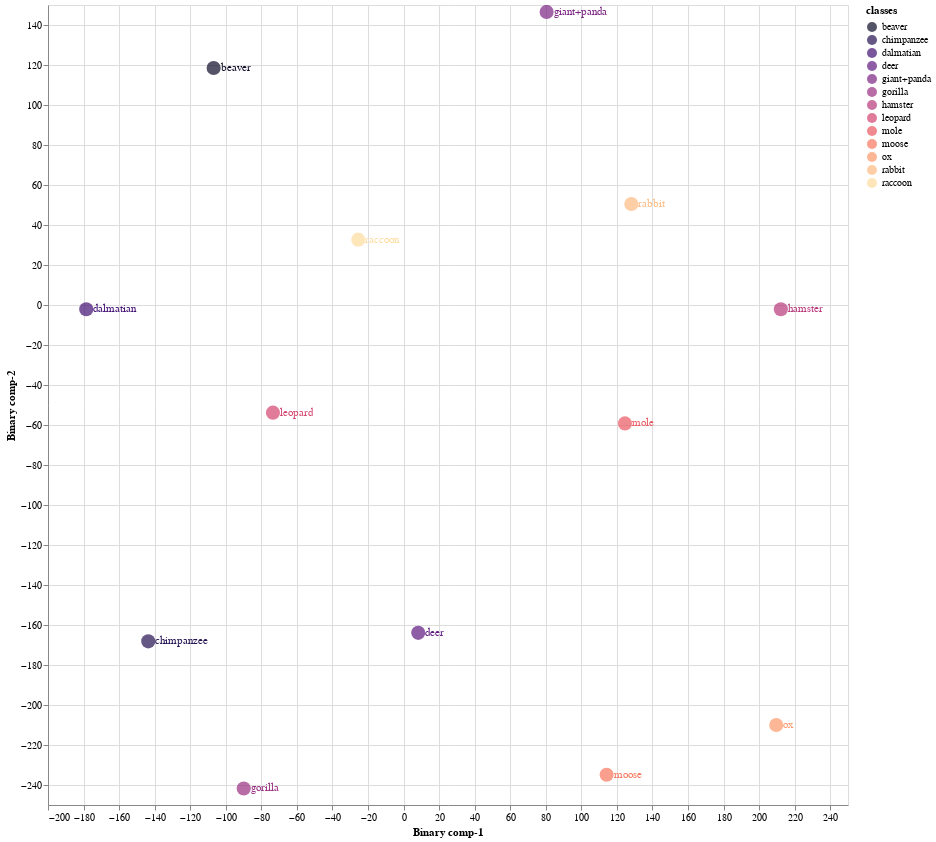
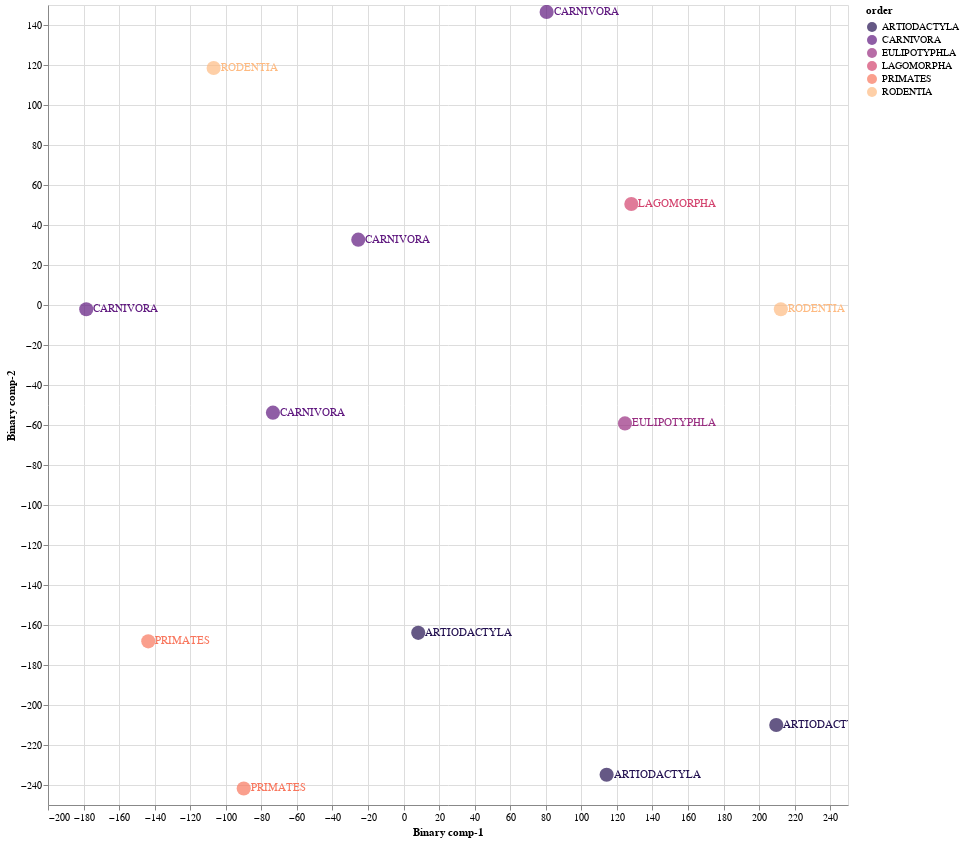

The notebook cell saved with these charts, in order:
### Markdown cell above
### 8.1 Train Validation Split 01

### Code cell
Train01 = CZSL(mode = "Train", 
               split = 1, 
               DNN = ProjectionNetwork1, 
               epochs = 40, 
               bs = 8, 
               numunits = 1024, 
               lr = 0.1, 
               optimiser = nn.Sigmoid(), 
               dropout = 0.2, 
               mom = 0, 
               wd = 0,  
               device = 'cuda', 
               checkpoint = CP1, 
               pred_type = 'Probabilistic', 
               dist_type = 'cosine')

#mode
#1. "Train" - Use Train Val split
#2. "Test" - For Unseen Test Data

#split
# 1 -Train/Val Split 1
# 2 -Train/Val Split 2
# 3 -Train/Val Split 2

#pred_type
#1. "Probabilistic" - continous real numbers giving probability for prdiction to be 1
#2. "Deterministic" - 1 or 0 prediction values

#dist_type
#1. euclidean
#2. cosine
#3. hamming
#4. jaccard

### Figure 1 — Vega-Lite specification as saved in the notebook (floating-point values rounded to 4 significant figures)
{"config": {"view": {"continuousWidth": 400, "continuousHeight": 300}}, "layer": [{"mark": {"type": "circle", "size": 200}, "encoding": {"color": {"field": "classes", "scale": {"scheme": "Magma"}, "type": "nominal"}, "x": {"field": "Binary comp-1", "type": "quantitative"}, "y": {"field": "Binary comp-2", "type": "quantitative"}}, "height": 800, "selection": {"selector003": {"type": "interval", "bind": "scales", "encodings": ["x", "y"]}}, "width": 800}, {"mark": {"type": "text", "align": "left", "baseline": "middle", "dx": 7}, "encoding": {"color": {"field": "classes", "scale": {"scheme": "Magma"}, "type": "nominal"}, "text": {"field": "classes", "type": "nominal"}, "x": {"field": "Binary comp-1", "type": "quantitative"}, "y": {"field": "Binary comp-2", "type": "quantitative"}}, "height": 800, "width": 800}], "data": {"name": "data-c1524a7dd8155cc761d30dfc7c9bfa83"}, "$schema": "https://vega.github.io/schema/vega-lite/v4.17.0.json", "datasets": {"data-c1524a7dd8155cc761d30dfc7c9bfa83": [{"Binary comp-1": -106.8, "Binary comp-2": 118.5, "classes": "beaver", "sciName": "Aplodontia_rufa", "animal_label": 4, "animal_class": "beaver", "mainCommonName": "Mountain Beaver", "otherCommonNames": "Boomer|Sewellel|Point Arena Mountain Beaver|Point Reyes Mountain Beaver", "class": "Mammalia", "infraclass": "Placentalia", "magnorder": "Boreoeutheria", "superorder": "Euarchontoglires", "order": "RODENTIA", "suborder": "SCIUROMORPHA", "infraorder": null, "parvorder": null, "superfamily": null, "family": "APLODONTIIDAE", "subfamily": null, "tribe": null, "genus": "Aplodontia"}, {"Binary comp-1": -178.5, "Binary comp-2": -2.148, "classes": "dalmatian", "sciName": "Canis_familiaris", "animal_label": 5, "animal_class": "dalmatian", "mainCommonName": "Domestic Dog", "otherCommonNames": "Dog|Dingo|Feral Dog|New Guinea Singing Dog|Village Dog", "class": "Mammalia", "infraclass": "Placentalia", "magnorder": "Boreoeutheria", "superorder": "Laurasiatheria", "order": "CARNIVORA", "suborder": "CANIFORMIA", "infraorder": "CANOIDEA", "parvorder": null, "superfamily": null, "family": "CANIDAE", "subfamily": null, "tribe": null, "genus": "Canis"}, {"Binary comp-1": 124.5, "Binary comp-2": -59.19, "classes": "mole", "sciName": "Talpa_altaica", "animal_label": 12, "animal_class": "mole", "mainCommonName": "Altai Mole", "otherCommonNames": "Siberian Mole", "class": "Mammalia", "infraclass": "Placentalia", "magnorder": "Boreoeutheria", "superorder": "Laurasiatheria", "order": "EULIPOTYPHLA", "suborder": null, "infraorder": null, "parvorder": null, "superfamily": null, "family": "TALPIDAE", "subfamily": "TALPINAE", "tribe": "TALPINI", "genus": "Talpa"}, {"Binary comp-1": -73.47, "Binary comp-2": -53.83, "classes": "leopard", "sciName": "Panthera_pardus", "animal_label": 15, "animal_class": "leopard", "mainCommonName": "Leopard", "otherCommonNames": "Panther", "class": "Mammalia", "infraclass": "Placentalia", "magnorder": "Boreoeutheria", "superorder": "Laurasiatheria", "order": "CARNIVORA", "suborder": "FELIFORMIA", "infraorder": "FELOIDEA", "parvorder": null, "superfamily": null, "family": "FELIDAE", "subfamily": "PANTHERINAE", "tribe": null, "genus": "Panthera"}, {"Binary comp-1": 114.2, "Binary comp-2": -234.9, "classes": "moose", "sciName": "Alces_alces", "animal_label": 16, "animal_class": "moose", "mainCommonName": "Moose", "otherCommonNames": "Elk|Eurasian Elk|Caucasian Moose", "class": "Mammalia", "infraclass": "Placentalia", "magnorder": "Boreoeutheria", "superorder": "Laurasiatheria", "order": "ARTIODACTYLA", "suborder": "RUMINANTIA", "infraorder": "PECORA", "parvorder": null, "superfamily": null, "family": "CERVIDAE", "subfamily": "CAPREOLINAE", "tribe": "ALCEINI", "genus": "Alces"}, {"Binary comp-1": -89.9, "Binary comp-2": -241.7, "classes": "gorilla", "sciName": "Gorilla_gorilla", "animal_label": 20, "animal_class": "gorilla", "mainCommonName": "Western Gorilla", "otherCommonNames": "Lowland Gorilla|Cross River Gorilla|Western Lowland Gorilla", "class": "Mammalia", "infraclass": "Placentalia", "magnorder": "Boreoeutheria", "superorder": "Euarchontoglires", "order": "PRIMATES", "suborder": "HAPLORHINI", "infraorder": "SIMIIFORMES", "parvorder": "CATARRHINI", "superfamily": "HOMINOIDEA", "family": "HOMINIDAE", "subfamily": "HOMININAE", "tribe": null, "genus": "Gorilla"}, {"Binary comp-1": 209.7, "Binary comp-2": -210.0, "classes": "ox", "sciName": "Bos_sauveli", "animal_label": 21, "animal_class": "ox", "mainCommonName": "Kouprey", "otherCommonNames": "Gray Ox|Indochinese Forest Ox", "class": "Mammalia", "infraclass": "Placentalia", "magnorder": "Boreoeutheria", "superorder": "Laurasiatheria", "order": "ARTIODACTYLA", "suborder": "RUMINANTIA", "infraorder": "PECORA", "parvorder": null, "superfamily": null, "family": "BOVIDAE", "subfamily": "BOVINAE", "tribe": "BOVINI", "genus": "Bos"}, {"Binary comp-1": -143.6, "Binary comp-2": -168.2, "classes": "chimpanzee", "sciName": "Pan_troglodytes", "animal_label": 25, "animal_class": "chimpanzee", "mainCommonName": "Chimpanzee", "otherCommonNames": "Chimpanzee|Common Chimpanzee|Robust Chimpanzee|Central Chimpanzee|Eastern Chimpanzee|Nigeria-Cameroon Chimpanzee|Western Chimpanzee", "class": "Mammalia", "infraclass": "Placentalia", "magnorder": "Boreoeutheria", "superorder": "Euarchontoglires", "order": "PRIMATES", "suborder": "HAPLORHINI", "infraorder": "SIMIIFORMES", "parvorder": "CATARRHINI", "superfamily": "HOMINOIDEA", "family": "HOMINIDAE", "subfamily": "HOMININAE", "tribe": null, "genus": "Pan"}, {"Binary comp-1": 212.2, "Binary comp-2": -2.126, "classes": "hamster", "sciName": "Mesocricetus_brandti", "animal_label": 26, "animal_class": "hamster", "mainCommonName": "Brandt's Hamster", "otherCommonNames": "Turkish Hamster", "class": "Mammalia", "infraclass": "Placentalia", "magnorder": "Boreoeutheria", "superorder": "Euarchontoglires", "order": "RODENTIA", "suborder": "SUPRAMYOMORPHA", "infraorder": "MYOMORPHI", "parvorder": null, "superfamily": "MUROIDEA", "family": "CRICETIDAE", "subfamily": "CRICETINAE", "tribe": null, "genus": "Mesocricetus"}, {"Binary comp-1": 128.1, "Binary comp-2": 50.52, "classes": "rabbit", "sciName": "Pentalagus_furnessi", "animal_label": 29, "animal_class": "rabbit", "mainCommonName": "Amami Rabbit", "otherCommonNames": "Ryukyu Rabbit", "class": "Mammalia", "infraclass": "Placentalia", "magnorder": "Boreoeutheria", "superorder": "Euarchontoglires", "order": "LAGOMORPHA", "suborder": null, "infraorder": null, "parvorder": null, "superfamily": null, "family": "LEPORIDAE", "subfamily": null, "tribe": null, "genus": "Pentalagus"}, {"Binary comp-1": 80.48, "Binary comp-2": 146.6, "classes": "giant+panda", "sciName": "Ailuropoda_melanoleuca", "animal_label": 39, "animal_class": "giant+panda", "mainCommonName": "Giant Panda", "otherCommonNames": "Da Xiong Mao", "class": "Mammalia", "infraclass": "Placentalia", "magnorder": "Boreoeutheria", "superorder": "Laurasiatheria", "order": "CARNIVORA", "suborder": "CANIFORMIA", "infraorder": "ARCTOIDEA", "parvorder": null, "superfamily": "URSOIDEA", "family": "URSIDAE", "subfamily": "AILUROPODINAE", "tribe": null, "genus": "Ailuropoda"}, {"Binary comp-1": 8.26, "Binary comp-2": -163.9, "classes": "deer", "sciName": "Hydropotes_inermis", "animal_label": 40, "animal_class": "deer", "mainCommonName": "Chinese Water Deer", "otherCommonNames": null, "class": "Mammalia", "infraclass": "Placentalia", "magnorder": "Boreoeutheria", "superorder": "Laurasiatheria", "order": "ARTIODACTYLA", "suborder": "RUMINANTIA", "infraorder": "PECORA", "parvorder": null, "superfamily": null, "family": "CERVIDAE", "subfamily": "CAPREOLINAE", "tribe": "CAPREOLINI", "genus": "Hydropotes"}, {"Binary comp-1": -25.47, "Binary comp-2": 32.67, "classes": "raccoon", "sciName": "Procyon_lotor", "animal_label": 48, "animal_class": "raccoon", "mainCommonName": "Northern Raccoon", "otherCommonNames": "Common Raccoon", "class": "Mammalia", "infraclass": "Placentalia", "magnorder": "Boreoeutheria", "superorder": "Laurasiatheria", "order": "CARNIVORA", "suborder": "CANIFORMIA", "infraorder": "ARCTOIDEA", "parvorder": null, "superfamily": "MUSTELOIDEA", "family": "PROCYONIDAE", "subfamily": null, "tribe": null, "genus": "Procyon"}]}}

### Figure 2 — Vega-Lite specification as saved in the notebook (floating-point values rounded to 4 significant figures)
{"config": {"view": {"continuousWidth": 400, "continuousHeight": 300}}, "layer": [{"mark": {"type": "circle", "size": 200}, "encoding": {"color": {"field": "order", "scale": {"scheme": "Magma"}, "type": "nominal"}, "x": {"field": "Binary comp-1", "type": "quantitative"}, "y": {"field": "Binary comp-2", "type": "quantitative"}}, "height": 800, "selection": {"selector004": {"type": "interval", "bind": "scales", "encodings": ["x", "y"]}}, "width": 800}, {"mark": {"type": "text", "align": "left", "baseline": "middle", "dx": 7}, "encoding": {"color": {"field": "order", "scale": {"scheme": "Magma"}, "type": "nominal"}, "text": {"field": "order", "type": "nominal"}, "x": {"field": "Binary comp-1", "type": "quantitative"}, "y": {"field": "Binary comp-2", "type": "quantitative"}}, "height": 800, "width": 800}], "data": {"name": "data-c1524a7dd8155cc761d30dfc7c9bfa83"}, "$schema": "https://vega.github.io/schema/vega-lite/v4.17.0.json", "datasets": {"data-c1524a7dd8155cc761d30dfc7c9bfa83": [{"Binary comp-1": -106.8, "Binary comp-2": 118.5, "classes": "beaver", "sciName": "Aplodontia_rufa", "animal_label": 4, "animal_class": "beaver", "mainCommonName": "Mountain Beaver", "otherCommonNames": "Boomer|Sewellel|Point Arena Mountain Beaver|Point Reyes Mountain Beaver", "class": "Mammalia", "infraclass": "Placentalia", "magnorder": "Boreoeutheria", "superorder": "Euarchontoglires", "order": "RODENTIA", "suborder": "SCIUROMORPHA", "infraorder": null, "parvorder": null, "superfamily": null, "family": "APLODONTIIDAE", "subfamily": null, "tribe": null, "genus": "Aplodontia"}, {"Binary comp-1": -178.5, "Binary comp-2": -2.148, "classes": "dalmatian", "sciName": "Canis_familiaris", "animal_label": 5, "animal_class": "dalmatian", "mainCommonName": "Domestic Dog", "otherCommonNames": "Dog|Dingo|Feral Dog|New Guinea Singing Dog|Village Dog", "class": "Mammalia", "infraclass": "Placentalia", "magnorder": "Boreoeutheria", "superorder": "Laurasiatheria", "order": "CARNIVORA", "suborder": "CANIFORMIA", "infraorder": "CANOIDEA", "parvorder": null, "superfamily": null, "family": "CANIDAE", "subfamily": null, "tribe": null, "genus": "Canis"}, {"Binary comp-1": 124.5, "Binary comp-2": -59.19, "classes": "mole", "sciName": "Talpa_altaica", "animal_label": 12, "animal_class": "mole", "mainCommonName": "Altai Mole", "otherCommonNames": "Siberian Mole", "class": "Mammalia", "infraclass": "Placentalia", "magnorder": "Boreoeutheria", "superorder": "Laurasiatheria", "order": "EULIPOTYPHLA", "suborder": null, "infraorder": null, "parvorder": null, "superfamily": null, "family": "TALPIDAE", "subfamily": "TALPINAE", "tribe": "TALPINI", "genus": "Talpa"}, {"Binary comp-1": -73.47, "Binary comp-2": -53.83, "classes": "leopard", "sciName": "Panthera_pardus", "animal_label": 15, "animal_class": "leopard", "mainCommonName": "Leopard", "otherCommonNames": "Panther", "class": "Mammalia", "infraclass": "Placentalia", "magnorder": "Boreoeutheria", "superorder": "Laurasiatheria", "order": "CARNIVORA", "suborder": "FELIFORMIA", "infraorder": "FELOIDEA", "parvorder": null, "superfamily": null, "family": "FELIDAE", "subfamily": "PANTHERINAE", "tribe": null, "genus": "Panthera"}, {"Binary comp-1": 114.2, "Binary comp-2": -234.9, "classes": "moose", "sciName": "Alces_alces", "animal_label": 16, "animal_class": "moose", "mainCommonName": "Moose", "otherCommonNames": "Elk|Eurasian Elk|Caucasian Moose", "class": "Mammalia", "infraclass": "Placentalia", "magnorder": "Boreoeutheria", "superorder": "Laurasiatheria", "order": "ARTIODACTYLA", "suborder": "RUMINANTIA", "infraorder": "PECORA", "parvorder": null, "superfamily": null, "family": "CERVIDAE", "subfamily": "CAPREOLINAE", "tribe": "ALCEINI", "genus": "Alces"}, {"Binary comp-1": -89.9, "Binary comp-2": -241.7, "classes": "gorilla", "sciName": "Gorilla_gorilla", "animal_label": 20, "animal_class": "gorilla", "mainCommonName": "Western Gorilla", "otherCommonNames": "Lowland Gorilla|Cross River Gorilla|Western Lowland Gorilla", "class": "Mammalia", "infraclass": "Placentalia", "magnorder": "Boreoeutheria", "superorder": "Euarchontoglires", "order": "PRIMATES", "suborder": "HAPLORHINI", "infraorder": "SIMIIFORMES", "parvorder": "CATARRHINI", "superfamily": "HOMINOIDEA", "family": "HOMINIDAE", "subfamily": "HOMININAE", "tribe": null, "genus": "Gorilla"}, {"Binary comp-1": 209.7, "Binary comp-2": -210.0, "classes": "ox", "sciName": "Bos_sauveli", "animal_label": 21, "animal_class": "ox", "mainCommonName": "Kouprey", "otherCommonNames": "Gray Ox|Indochinese Forest Ox", "class": "Mammalia", "infraclass": "Placentalia", "magnorder": "Boreoeutheria", "superorder": "Laurasiatheria", "order": "ARTIODACTYLA", "suborder": "RUMINANTIA", "infraorder": "PECORA", "parvorder": null, "superfamily": null, "family": "BOVIDAE", "subfamily": "BOVINAE", "tribe": "BOVINI", "genus": "Bos"}, {"Binary comp-1": -143.6, "Binary comp-2": -168.2, "classes": "chimpanzee", "sciName": "Pan_troglodytes", "animal_label": 25, "animal_class": "chimpanzee", "mainCommonName": "Chimpanzee", "otherCommonNames": "Chimpanzee|Common Chimpanzee|Robust Chimpanzee|Central Chimpanzee|Eastern Chimpanzee|Nigeria-Cameroon Chimpanzee|Western Chimpanzee", "class": "Mammalia", "infraclass": "Placentalia", "magnorder": "Boreoeutheria", "superorder": "Euarchontoglires", "order": "PRIMATES", "suborder": "HAPLORHINI", "infraorder": "SIMIIFORMES", "parvorder": "CATARRHINI", "superfamily": "HOMINOIDEA", "family": "HOMINIDAE", "subfamily": "HOMININAE", "tribe": null, "genus": "Pan"}, {"Binary comp-1": 212.2, "Binary comp-2": -2.126, "classes": "hamster", "sciName": "Mesocricetus_brandti", "animal_label": 26, "animal_class": "hamster", "mainCommonName": "Brandt's Hamster", "otherCommonNames": "Turkish Hamster", "class": "Mammalia", "infraclass": "Placentalia", "magnorder": "Boreoeutheria", "superorder": "Euarchontoglires", "order": "RODENTIA", "suborder": "SUPRAMYOMORPHA", "infraorder": "MYOMORPHI", "parvorder": null, "superfamily": "MUROIDEA", "family": "CRICETIDAE", "subfamily": "CRICETINAE", "tribe": null, "genus": "Mesocricetus"}, {"Binary comp-1": 128.1, "Binary comp-2": 50.52, "classes": "rabbit", "sciName": "Pentalagus_furnessi", "animal_label": 29, "animal_class": "rabbit", "mainCommonName": "Amami Rabbit", "otherCommonNames": "Ryukyu Rabbit", "class": "Mammalia", "infraclass": "Placentalia", "magnorder": "Boreoeutheria", "superorder": "Euarchontoglires", "order": "LAGOMORPHA", "suborder": null, "infraorder": null, "parvorder": null, "superfamily": null, "family": "LEPORIDAE", "subfamily": null, "tribe": null, "genus": "Pentalagus"}, {"Binary comp-1": 80.48, "Binary comp-2": 146.6, "classes": "giant+panda", "sciName": "Ailuropoda_melanoleuca", "animal_label": 39, "animal_class": "giant+panda", "mainCommonName": "Giant Panda", "otherCommonNames": "Da Xiong Mao", "class": "Mammalia", "infraclass": "Placentalia", "magnorder": "Boreoeutheria", "superorder": "Laurasiatheria", "order": "CARNIVORA", "suborder": "CANIFORMIA", "infraorder": "ARCTOIDEA", "parvorder": null, "superfamily": "URSOIDEA", "family": "URSIDAE", "subfamily": "AILUROPODINAE", "tribe": null, "genus": "Ailuropoda"}, {"Binary comp-1": 8.26, "Binary comp-2": -163.9, "classes": "deer", "sciName": "Hydropotes_inermis", "animal_label": 40, "animal_class": "deer", "mainCommonName": "Chinese Water Deer", "otherCommonNames": null, "class": "Mammalia", "infraclass": "Placentalia", "magnorder": "Boreoeutheria", "superorder": "Laurasiatheria", "order": "ARTIODACTYLA", "suborder": "RUMINANTIA", "infraorder": "PECORA", "parvorder": null, "superfamily": null, "family": "CERVIDAE", "subfamily": "CAPREOLINAE", "tribe": "CAPREOLINI", "genus": "Hydropotes"}, {"Binary comp-1": -25.47, "Binary comp-2": 32.67, "classes": "raccoon", "sciName": "Procyon_lotor", "animal_label": 48, "animal_class": "raccoon", "mainCommonName": "Northern Raccoon", "otherCommonNames": "Common Raccoon", "class": "Mammalia", "infraclass": "Placentalia", "magnorder": "Boreoeutheria", "superorder": "Laurasiatheria", "order": "CARNIVORA", "suborder": "CANIFORMIA", "infraorder": "ARCTOIDEA", "parvorder": null, "superfamily": "MUSTELOIDEA", "family": "PROCYONIDAE", "subfamily": null, "tribe": null, "genus": "Procyon"}]}}
